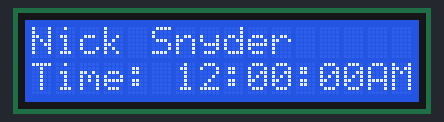
A sketch run on a simulated Arduino Uno, built with avr-gcc and run on an emulated ATmega328P. Parts: 16×2 character LCD.

Above: at 0.1 s.
At 4.2 s:
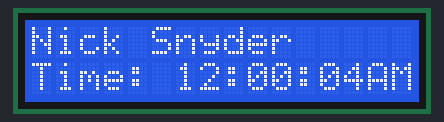
At 9.3 s:
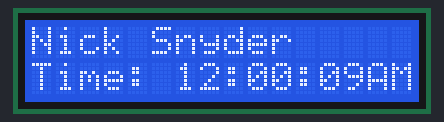
At 19.4 s:
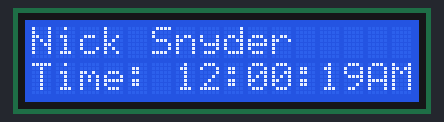
At 28.6 s:
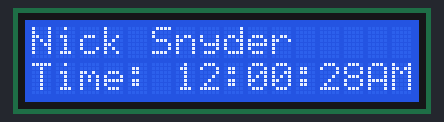
At 38.7 s:
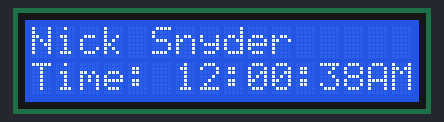

The sketch:

DigitalClock.ino
```cpp
#include <LiquidCrystal_I2C.h>

LiquidCrystal_I2C lcd(0x27, 16, 2); // I2C address 0x27, 16 column and 2 rows
String str = "Nick Snyder";
int hour = 12;
int minute;
int second;
bool half = false;

void setup()
{
  lcd.init(); // initialize the lcd
  lcd.backlight();
  lcd.clear();

  lcd.setCursor(0, 0);         // move cursor to   (0, 0)
  lcd.print(str);              // print message at (0, 0)
}

void loop()
{
  lcd.setCursor(0, 1);         // move cursor to   (0, 1)
  lcd.print("Time: ");
  if (hour < 10) {
    lcd.print(0);
  }
  lcd.print(hour);
  lcd.print(":");
  if (minute < 10) {
    lcd.print(0);
  }
  lcd.print(minute);
  lcd.print(":");
  if (second < 10) {
    lcd.print(0);
  }
  lcd.print(second);
  lcd.print("AM");

  //second = millis() / 1000;
  delay(1000);
  second = second + 1;

  if(second >= 60){
    second = 0;
    minute = minute + 1;
  }
  if(minute >= 60)
  {
    minute = 0;
    hour = hour + 1;
  }
  if(hour == 13)
  {
    hour = 1;
    if (half == false) {
      lcd.print("AM");
      half = true;
    }
    else
    {
      lcd.print("PM");
      half = false;
    }
  }
}
```

Measured:
- what the display in image 1 shows lasts 1.0 s, from 4.2 s to 5.2 s
